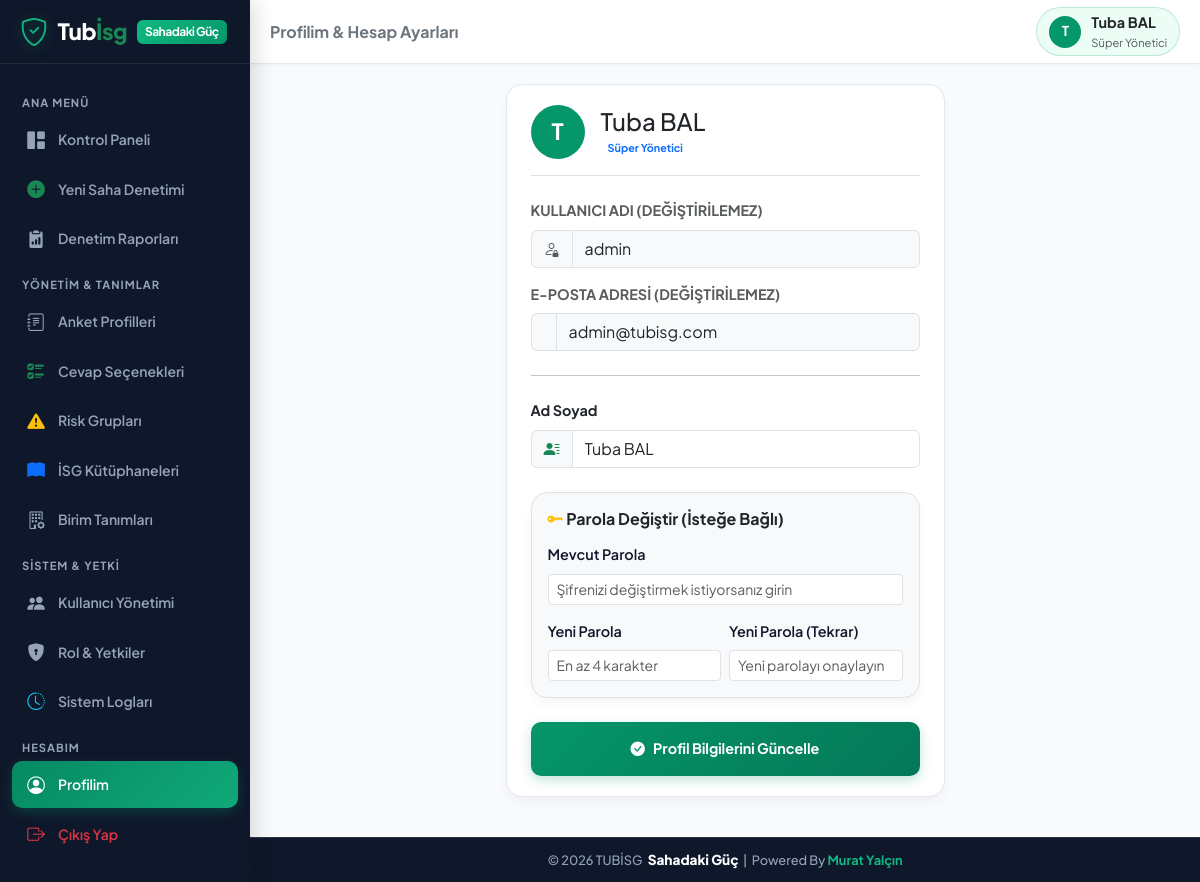
The app's page /profile.php (signed in) with its own data.
### tables this page shows
CREATE TABLE IF NOT EXISTS `users` (
  `id` INT AUTO_INCREMENT PRIMARY KEY,
  `username` VARCHAR(50) NOT NULL UNIQUE,
  `password` VARCHAR(255) NOT NULL,
  `name_surname` VARCHAR(100) NOT NULL,
  `email` VARCHAR(100) NULL,
  `role_id` INT NOT NULL,
  `is_active` TINYINT(1) DEFAULT 1,
  `created_at` DATETIME DEFAULT CURRENT_TIMESTAMP,
  FOREIGN KEY (`role_id`) REFERENCES `roles`(`id`) ON DELETE CASCADE
);

CREATE TABLE IF NOT EXISTS `roles` (
  `id` INT AUTO_INCREMENT PRIMARY KEY,
  `role_name` VARCHAR(50) NOT NULL,
  `description` VARCHAR(255) NULL,
  `permissions` TEXT NOT NULL,
  `created_at` DATETIME DEFAULT CURRENT_TIMESTAMP
);

### includes/auth.php (called while the page is built, shortened)
<?php
function is_logged_in() {
    return isset($_SESSION['user_id']) && !empty($_SESSION['user_id']);
}
function get_current_user_data() {
    static $currentUserData = null;
    if ($currentUserData !== null) return $currentUserData;
    $db = getDB();
    $stmt = $db->prepare("
        SELECT u.*, r.role_name, r.permissions
        FROM users u
        JOIN roles r ON u.role_id = r.id
        WHERE u.id = ? AND u.is_active = 1
    ");
    $stmt->execute([$_SESSION['user_id']]);
    $user = $stmt->fetch();
    $currentUserData = $user;
    return $user;
}
function has_permission($permission_key) {
    $user = get_current_user_data();
    if ((int)$user['role_id'] === 1) {
        return true;
    }
    $permissions = json_decode($user['permissions'], true);
    return isset($permissions[$permission_key]) && $permissions[$permission_key] === true;
}

### profile.php (the view, shortened to what this page needs)
<?php
require_once __DIR__ . '/includes/auth.php';
$user = get_current_user_data();
$pageTitle = 'Profilim & Hesap Ayarları';
include __DIR__ . '/includes/header.php';
?>
<div class="row justify-content-center">
  <div class="col-12 col-md-8 col-lg-6">
    <div class="custom-card">
      <div class="d-flex align-items-center gap-3 mb-4 pb-3 border-bottom">
        <div class="avatar-circle" style="width: 54px; height: 54px; font-size: 1.4rem;">
          <?php echo mb_substr($user['name_surname'], 0, 1, 'UTF-8'); ?>
        </div>
        <div>
          <h4 class="fw-extrabold text-dark m-0"><?php echo htmlspecialchars($user['name_surname']); ?></h4>
          <span class="badge bg-primary-light text-primary font-weight-bold fs-8"><?php echo htmlspecialchars($user['role_name']); ?></span>
        </div>
      </div>
      <form method="POST" action="profile.php">
        <div class="mb-3">
          <label class="form-label fw-bold text-muted fs-8 text-uppercase">Kullanıcı Adı (Değiştirilemez)</label>
          <div class="input-group">
            <span class="input-group-text bg-light"><i class="bi bi-person-lock text-muted"></i></span>
            <input type="text" class="form-control bg-light" value="<?php echo htmlspecialchars($user['username']); ?>" disabled readonly>
          </div>
        </div>
        <div class="mb-3">
          <label class="form-label fw-bold text-muted fs-8 text-uppercase">E-Posta Adresi (Değiştirilemez)</label>
          <div class="input-group">
            <span class="input-group-text bg-light"><i class="bi bi-envelope-lock text-muted"></i></span>
            <input type="email" class="form-control bg-light" value="<?php echo htmlspecialchars($user['email'] ?? 'Belirtilmemiş'); ?>" disabled readonly>
          </div>
        </div>
        <hr class="my-4">
        <div class="mb-4">
          <label class="form-label fw-bold text-dark fs-7">Ad Soyad</label>
          <div class="input-group">
            <span class="input-group-text"><i class="bi bi-person-lines-fill text-success"></i></span>
            <input type="text" name="name_surname" class="form-control" value="<?php echo htmlspecialchars($user['name_surname']); ?>" required>
          </div>
        </div>
        <div class="custom-card bg-light p-3 border mb-4">
          <h6 class="fw-bold text-dark mb-3"><i class="bi bi-key-fill text-warning"></i> Parola Değiştir (İsteğe Bağlı)</h6>
          <div class="mb-3">
            <label class="form-label fw-semibold fs-8">Mevcut Parola</label>
            <input type="password" name="current_password" class="form-control form-control-sm" placeholder="Şifrenizi değiştirmek istiyorsanız girin">
          </div>
          <div class="row g-2">
            <div class="col-12 col-sm-6">
              <label class="form-label fw-semibold fs-8">Yeni Parola</label>
              <input type="password" name="new_password" class="form-control form-control-sm" placeholder="En az 4 karakter">
            </div>
            <div class="col-12 col-sm-6">
              <label class="form-label fw-semibold fs-8">Yeni Parola (Tekrar)</label>
              <input type="password" name="new_password_confirm" class="form-control form-control-sm" placeholder="Yeni parolayı onaylayın">
            </div>
          </div>
        </div>
        <button type="submit" class="btn btn-primary-custom w-100 py-3 font-weight-bold">
          <i class="bi bi-check-circle-fill"></i> Profil Bilgilerini Güncelle
        </button>
      </form>
    </div>
  </div>
</div>
<?php include __DIR__ . '/includes/footer.php'; ?>

### includes/header.php (shortened to what this page needs)
<?php
require_once __DIR__ . '/auth.php';
$user = get_current_user_data();
$currentPage = basename($_SERVER['PHP_SELF']);
?>
<!DOCTYPE html>
<html lang="tr">
<head>
  <link href="https://cdn.jsdelivr.net/npm/bootstrap@5.3.2/dist/css/bootstrap.min.css" rel="stylesheet">
  <link href="https://cdn.jsdelivr.net/npm/bootstrap-icons@1.11.2/font/bootstrap-icons.min.css" rel="stylesheet">
  <link href="assets/css/style.css" rel="stylesheet">
</head>
<body class="<?php echo is_logged_in() ? 'logged-in-mobile' : ''; ?>">
<div class="app-wrapper">
  <aside class="sidebar">
    <div class="sidebar-header">
      <a href="dashboard.php" class="brand-logo">
        <i class="bi bi-shield-check brand-icon fs-3"></i>
        <span>Tub<span class="text-success">İsg</span></span>
        <span class="brand-badge">Sahadaki Güç</span>
      </a>
    </div>
    <div class="sidebar-nav">
      <div class="nav-category">Ana Menü</div>
      <a href="dashboard.php" class="nav-link-custom <?php echo ($currentPage == 'dashboard.php' || $currentPage == 'index.php') ? 'active' : ''; ?>">
        <i class="bi bi-grid-1x2-fill"></i>
        <span>Kontrol Paneli</span>
      </a>
      <?php if (has_permission('audit_conduct')): ?>
      <a href="audit_new.php" class="nav-link-custom <?php echo ($currentPage == 'audit_new.php' || $currentPage == 'audit_fill.php') ? 'active' : ''; ?>">
        <i class="bi bi-plus-circle-fill text-success"></i>
        <span>Yeni Saha Denetimi</span>
      </a>
      <?php endif; ?>
      <?php if (has_permission('audit_view')): ?>
      <a href="audits_list.php" class="nav-link-custom <?php echo ($currentPage == 'audits_list.php' || $currentPage == 'audit_detail.php') ? 'active' : ''; ?>">
        <i class="bi bi-clipboard2-data-fill"></i>
        <span>Denetim Raporları</span>
      </a>
      <?php endif; ?>
      <div class="nav-category">Yönetim & Tanımlar</div>
      <?php if (has_permission('surveys_manage')): ?>
      <a href="survey_templates.php" class="nav-link-custom <?php echo ($currentPage == 'survey_templates.php' || $currentPage == 'survey_edit.php') ? 'active' : ''; ?>">
        <i class="bi bi-journal-text"></i>
        <span>Anket Profilleri</span>
      </a>
      <a href="global_options.php" class="nav-link-custom <?php echo $currentPage == 'global_options.php' ? 'active' : ''; ?>">
        <i class="bi bi-ui-checks text-success"></i>
        <span>Cevap Seçenekleri</span>
      </a>
      <a href="risk_groups.php" class="nav-link-custom <?php echo $currentPage == 'risk_groups.php' ? 'active' : ''; ?>">
        <i class="bi bi-exclamation-triangle-fill text-warning"></i>
        <span>Risk Grupları</span>
      </a>
      <a href="risk_libraries.php" class="nav-link-custom <?php echo $currentPage == 'risk_libraries.php' ? 'active' : ''; ?>">
        <i class="bi bi-book-fill text-primary"></i>
        <span>İSG Kütüphaneleri</span>
      </a>
      <?php endif; ?>
      <?php if (has_permission('units_manage')): ?>
      <a href="units.php" class="nav-link-custom <?php echo $currentPage == 'units.php' ? 'active' : ''; ?>">
        <i class="bi bi-building-gear"></i>
        <span>Birim Tanımları</span>
      </a>
      <?php endif; ?>
      <?php if (has_permission('users_manage') || has_permission('logs_view')): ?>
      <div class="nav-category">Sistem & Yetki</div>
      <?php if (has_permission('users_manage')): ?>
      <a href="users.php" class="nav-link-custom <?php echo $currentPage == 'users.php' ? 'active' : ''; ?>">
        <i class="bi bi-people-fill"></i>
        <span>Kullanıcı Yönetimi</span>
      </a>
      <a href="roles.php" class="nav-link-custom <?php echo $currentPage == 'roles.php' ? 'active' : ''; ?>">
        <i class="bi bi-shield-lock-fill"></i>
        <span>Rol & Yetkiler</span>
      </a>
      <?php endif; ?>
      <?php if (has_permission('logs_view')): ?>
      <a href="logs.php" class="nav-link-custom <?php echo $currentPage == 'logs.php' ? 'active' : ''; ?>">
        <i class="bi bi-clock-history text-info"></i>
        <span>Sistem Logları</span>
      </a>
      <?php endif; ?>
      <?php endif; ?>
      <div class="nav-category">Hesabım</div>
      <a href="profile.php" class="nav-link-custom <?php echo $currentPage == 'profile.php' ? 'active' : ''; ?>">
        <i class="bi bi-person-circle"></i>
        <span>Profilim</span>
      </a>
      <a href="logout.php" class="nav-link-custom text-danger">
        <i class="bi bi-box-arrow-right"></i>
        <span>Çıkış Yap</span>
      </a>
    </div>
  </aside>
  <main class="main-content">
    <header class="top-navbar">
      <div class="d-flex align-items-center gap-3">
        <h5 class="m-0 fw-bold d-none d-sm-block text-secondary fs-6">
          <?php echo isset($pageTitle) ? htmlspecialchars($pageTitle) : 'İSG Saha Platformu'; ?>
        </h5>
      </div>
      <div class="d-flex align-items-center gap-3">
        <?php if ($user): ?>
        <a href="profile.php" class="user-profile-badge text-decoration-none" title="Profil Ayarları">
          <div class="avatar-circle">
            <?php echo mb_substr($user['name_surname'], 0, 1, 'UTF-8'); ?>
          </div>
          <div class="d-none d-md-block text-start">
            <div class="fw-bold fs-7 leading-tight text-dark"><?php echo htmlspecialchars($user['name_surname']); ?></div>
            <div class="text-muted fs-8" style="font-size:0.7rem;"><?php echo htmlspecialchars($user['role_name']); ?></div>
          </div>
        </a>
        <?php endif; ?>
      </div>
    </header>
    <div class="page-container">

### records on screen
users: name_surname "T", name_surname "Tuba BAL", role.role_name "Süper Yönetici", username "admin", email "admin@tubisg.com"

### other values on screen
$pageTitle "Profilim & Hesap Ayarları"
